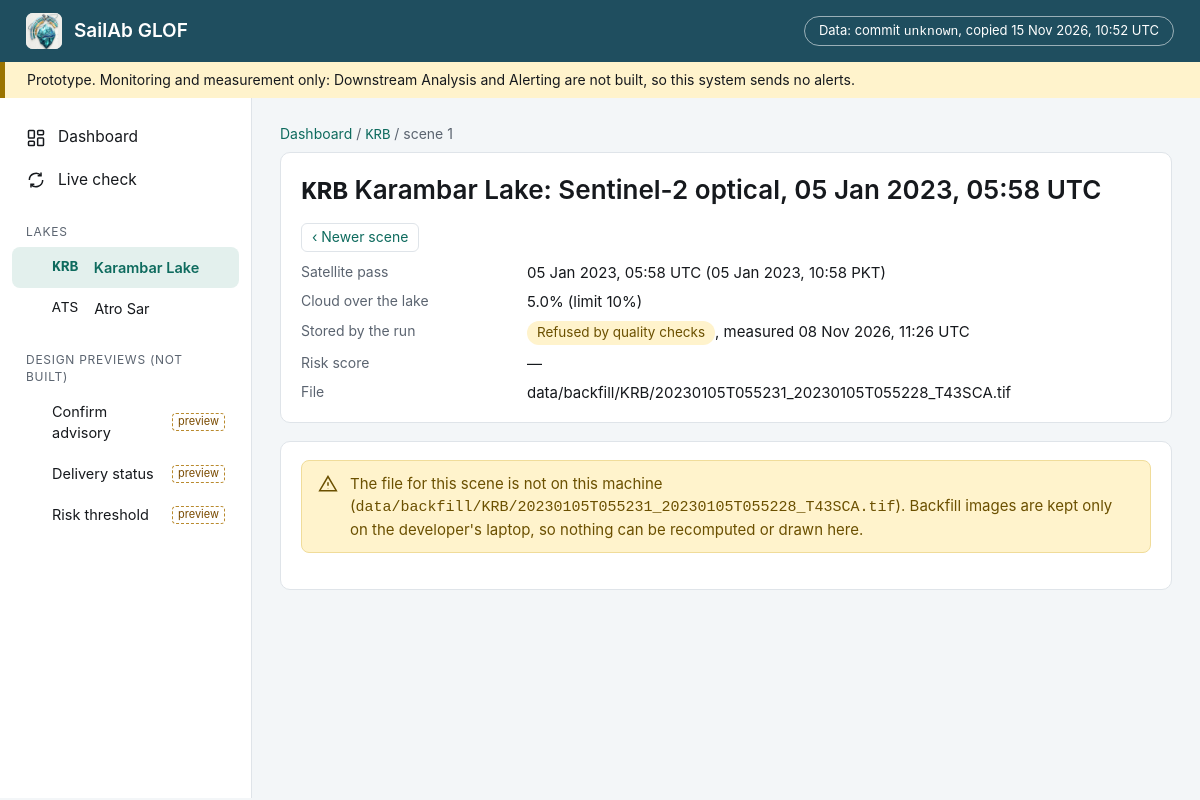
/scenes/1, run on the app's committed database.
### tables this page shows
CREATE TABLE lake (
    id INTEGER PRIMARY KEY,
    code TEXT NOT NULL UNIQUE,
    name TEXT NOT NULL,
    centre_lon REAL NOT NULL,
    centre_lat REAL NOT NULL,
    boundary_radius_m REAL NOT NULL,
    growth_distance_limit_m REAL NOT NULL DEFAULT 2500
);

CREATE TABLE scene (
    id INTEGER PRIMARY KEY,
    lake_id INTEGER NOT NULL REFERENCES lake(id),
    source TEXT NOT NULL,
    acquired_at TEXT NOT NULL,
    cloud_fraction REAL,
    file_path TEXT NOT NULL,
    downloaded_at TEXT NOT NULL
);

CREATE TABLE measurement (
    id INTEGER PRIMARY KEY,
    scene_id INTEGER NOT NULL UNIQUE REFERENCES scene(id),
    lake_id INTEGER NOT NULL REFERENCES lake(id),
    sensor TEXT NOT NULL,
    extent_ha REAL,
    status TEXT NOT NULL,
    measured_at TEXT NOT NULL
);

### webapp/main.py (the view)
    @app.get("/scenes/{scene_id}", response_class=HTMLResponse)
    def scene_page(request: Request, scene_id: int) -> HTMLResponse:
        with read_only() as conn:
            rec = scene_or_404(conn, scene_id)
        a, why_not = analysis_for(rec)
        d = {"s": rec, "a": a, "why_not": why_not, "cloud_limit": scene_view.CLOUD_LIMIT_PERCENT,
             "pictures": scene_view.PICTURES.get(rec["source"], ()),
             "agreement": scene_view.compare(rec["measurement_status"], rec["extent_ha"], a) if a else None,
             "from_live_check": scene_file(rec["file_path"]) is not None and not (repo_root / rec["file_path"]).is_file()}
        return render(request, "scene.html", rec["lake"]["code"], d)

### webapp/templates/scene.html (shortened to what this page needs)
{% extends "base.html" %}
{% from "_macros.html" import icon_warn, icon_info %}
{% set s = d.s %}{% set a = d.a %}{% set radar = s.source == "sentinel-1" %}
{% block main %}
<div class="breadcrumb"><a href="/">Dashboard</a> / <a href="/lakes/{{ s.lake.code }}"><span class="mono">{{ s.lake.code }}</span></a> / scene {{ s.scene_id }}</div>
<section class="card">
  <div class="card-head">
    <h1 style="margin:0"><span class="mono">{{ s.lake.code }}</span> {{ s.lake.name }}: {{ "Sentinel-1 radar" if radar else "Sentinel-2 optical" }}, {{ s.acquired_at | utc_time }}</h1>
    <span class="pager" style="padding:0">
      {% if s.newer_id %}<a href="/scenes/{{ s.newer_id }}">‹ Newer scene</a>{% endif %}
    </span>
  </div>
  {% set q = quality(s) %}
  <dl class="kv wide">
    <dt>Satellite pass</dt><dd>{{ s.acquired_at | utc_time }} ({{ s.acquired_at | pkt }})</dd>
    {% if not radar %}<dt>Cloud over the lake</dt><dd>{{ "%.1f%%" | format(s.cloud_fraction) if s.cloud_fraction is not none else "no valid pixels" }} (limit {{ "%.0f" | format(d.cloud_limit) }}%)</dd>{% endif %}
    <dt>Stored by the run</dt><dd><span class="chip {{ q[0] }}">{{ q[1] }}</span>{% if s.measured_at %}, measured {{ s.measured_at | utc_time }}{% endif %}</dd>
    <dt>Risk score</dt><dd>{% if radar %}not scored (radar){% elif s.risk_status == 'ok' %}<span class="mono">{{ s.deviation_score | score }}</span> (baseline {{ s.baseline_ha | ha }}){% elif s.risk_status == 'insufficient_history' %}insufficient history{% else %}—{% endif %}</dd>
    <dt>File</dt><dd class="mono" style="word-break:break-all">{{ s.file_path }}{% if d.from_live_check %} (downloaded by a live check on this laptop){% endif %}</dd>
  </dl>
</section>
{% if d.why_not == "not_downloaded" %}
<section class="card mt"><div class="banner warn">{{ icon_info() }}<div>Not downloaded: {{ "%.1f%%" | format(s.cloud_fraction) if s.cloud_fraction is not none else "no valid pixels" }} of the lake was under cloud, above the {{ "%.0f" | format(d.cloud_limit) }}% limit.
  There is no image for this pass and nothing was measured.</div></div></section>
{% elif d.why_not == "file_missing" %}
<section class="card mt"><div class="banner warn">{{ icon_warn() }}<div>The file for this scene is not on this machine (<span class="mono">{{ s.file_path }}</span>).
  Backfill images are kept only on the developer's laptop, so nothing can be recomputed or drawn here.</div></div></section>
{% elif d.why_not == "dem_missing" %}
<section class="card mt"><div class="banner warn">{{ icon_warn() }}<div>The terrain file <span class="mono">data/dem/{{ s.lake.code }}_dem.tif</span> is missing, so the radar slope mask cannot be recomputed.</div></div></section>
{% elif d.why_not %}
<section class="card mt"><div class="banner error">{{ icon_warn() }}<div>The recomputation failed. Nothing is shown in its place.<br><span class="mono">{{ d.why_not }}</span></div></div></section>
{% endif %}
{% endblock %}

### webapp/templates/base.html (shortened to what this page needs)
<!doctype html>
<html lang="en">
<head>
  <link rel="stylesheet" href="/static/style.css">
</head>
<body>
  <header class="topbar">
    <a class="brand" href="/"><img src="/static/logo_mark.png" alt="">SailAb GLOF</a>
    <a class="provenance" href="/api/provenance" title="Which published database state these pages show">
      Data: commit <span class="mono">{{ provenance.git_commit or "unknown" }}</span>, copied {{ provenance.copied_at | utc_time }}
    </a>
  </header>
  <div class="banner-top">
    Prototype. Monitoring and measurement only: Downstream Analysis and Alerting are not built, so this system sends no alerts.
  </div>
  <div class="layout">
    <nav class="sidebar">
      <a href="/" class="{{ 'active' if nav == 'dashboard' }}">
        <svg viewBox="0 0 24 24" fill="none" stroke="currentColor" stroke-width="1.8"><rect x="3" y="3" width="7" height="9" rx="1"/><rect x="14" y="3" width="7" height="5" rx="1"/><rect x="14" y="12" width="7" height="9" rx="1"/><rect x="3" y="16" width="7" height="5" rx="1"/></svg>
        Dashboard</a>
      <a href="/live" class="{{ 'active' if nav == 'live' }}">
        <svg viewBox="0 0 24 24" fill="none" stroke="currentColor" stroke-width="1.8"><path d="M4 12a8 8 0 0 1 14-5.3M20 12a8 8 0 0 1-14 5.3"/><path d="M18 3v4h-4M6 21v-4h4"/></svg>
        Live check</a>
      <div class="section">Lakes</div>
      {% for l in nav_lakes %}
      <a href="/lakes/{{ l.code }}" class="sub {{ 'active' if nav == l.code }}"><span class="mono">{{ l.code }}</span>&nbsp;{{ l.name }}</a>
      {% endfor %}
      <div class="section">Design previews (not built)</div>
      <a href="/preview/confirm-advisory" class="sub preview-link {{ 'active' if nav == 'p-confirm' }}">Confirm advisory</a>
      <a href="/preview/delivery-status" class="sub preview-link {{ 'active' if nav == 'p-delivery' }}">Delivery status</a>
      <a href="/preview/risk-threshold" class="sub preview-link {{ 'active' if nav == 'p-threshold' }}">Risk threshold</a>
    </nav>
    <main>{% block main %}{% endblock %}</main>
  </div>
</body>
</html>

### webapp/static/style.css (style rules this page uses)
:root { --header: #1f4e5f; --primary: #0e6b5e; --primary-soft: #e3f0ed; --page: #f3f6f8; --card: #ffffff; --border: #dfe4e9; --text: #16191d; --muted: #5b6470; --banner: #fff3cc; --banner-stripe: #9a7300; --info: #e8eef7; --info-text: #1d3f78; --warn: #fff3cc; --warn-text: #6b5000; --error: #fbe9e9; --error-text: #8e1b1b; --optical: #1e4e8c; --chip: #eef1f4; --mono: "IBM Plex Mono", "JetBrains Mono", ui-monospace, "SFMono-Regular", Menlo, Consolas, monospace; }
* { box-sizing: border-box; }
html, body { margin: 0; }
body { background: var(--page); color: var(--text); font: 15px/1.45 Inter, "Segoe UI", system-ui, -apple-system, Roboto, Arial, sans-serif; }
a { color: var(--primary); text-decoration: none; }
.mono { font-family: var(--mono); }
.topbar { background: var(--header); color: #fff; height: 62px; display: flex; align-items: center; padding: 0 26px; gap: 12px; }
.topbar .brand { display: flex; align-items: center; gap: 12px; color: #fff; font-weight: 600; font-size: 19px; }
.topbar .brand img { width: 36px; height: 36px; border-radius: 7px; background: #fff; }
.provenance { border: 1px solid rgba(255,255,255,.55); border-radius: 999px; padding: 4px 14px; font-size: 13px; color: #fff; }
.banner-top { background: var(--banner); border-left: 5px solid var(--banner-stripe); padding: 8px 22px; font-size: 14px; }
.layout { display: grid; grid-template-columns: 252px 1fr; min-height: calc(100vh - 100px); }
.sidebar { background: #fff; border-right: 1px solid var(--border); padding: 18px 12px; }
.sidebar a { display: flex; align-items: center; gap: 12px; padding: 10px 14px; border-radius: 8px; color: var(--text); font-size: 15.5px; }
.sidebar a.active { background: var(--primary-soft); color: var(--primary); font-weight: 600; }
.sidebar .section { margin: 22px 14px 6px; font-size: 12px; letter-spacing: .06em; color: var(--muted); text-transform: uppercase; }
.sidebar .sub { padding-left: 40px; font-size: 14.5px; }
.sidebar svg { width: 20px; height: 20px; flex: none; }
main { padding: 26px 28px 40px; min-width: 0; }
h1 { font-size: 26px; font-weight: 600; margin: 0 0 4px; }
.breadcrumb { color: var(--muted); font-size: 14px; margin-bottom: 6px; }
.card { background: var(--card); border: 1px solid var(--border); border-radius: 10px; padding: 18px 20px; }
.mt { margin-top: 18px; }
.banner { border-radius: 8px; padding: 12px 16px; display: flex; gap: 12px; align-items: flex-start; margin-bottom: 18px; font-size: 15px; }
.banner.warn { background: var(--warn); color: var(--warn-text); border: 1px solid #f0dc9a; }
.chip { display: inline-flex; align-items: center; gap: 6px; padding: 2px 10px; border-radius: 999px; font-size: 13.5px; background: var(--chip); color: var(--text); white-space: nowrap; }
.chip.warn { background: var(--warn); color: var(--warn-text); }
.card-head { display: flex; justify-content: space-between; align-items: center; gap: 12px; margin-bottom: 10px; flex-wrap: wrap; }
dl.kv { display: grid; grid-template-columns: 1fr auto; gap: 8px 16px; margin: 0; }
dl.kv.wide { grid-template-columns: 210px minmax(0, 1fr); }
dl.kv.wide dd { text-align: left; font-family: inherit; font-weight: 400; }
dl.kv dt { color: var(--muted); font-size: 14px; }
dl.kv dd { margin: 0; font-weight: 600; text-align: right; font-family: var(--mono); }
.pager { display: flex; gap: 8px; justify-content: flex-end; padding: 12px 16px; align-items: center; font-size: 14px; color: var(--muted); }
.pager a { border: 1px solid var(--border); border-radius: 6px; padding: 3px 10px; background: #fff; }
.preview-link::after { content: "preview"; margin-left: auto; font-size: 11px; color: #7a4b00; border: 1px dashed #b98a2e; border-radius: 4px; padding: 0 5px; }

### data on the page
lake: code "KRB", name "Karambar Lake", lake.code "KRB", lake.name "Karambar Lake"
lake: code "ATS", name "Atro Sar"
scene: scene_id "1", acquired_at|utc_time "05 Jan 2023, 05:58 UTC", acquired_at|pkt "05 Jan 2023, 10:58 PKT", cloud_fraction "5.0%", file_path "data/backfill/KRB/20230105T055231_20230105T055228_T43SCA.tif"
measurement: measured_at|utc_time "08 Nov 2026, 11:26 UTC"

### other printed values
{{ provenance.git_commit or "unknown" }} "unknown"
{{ provenance.copied_at | utc_time }} "15 Nov 2026, 10:52 UTC"
{{ "Sentinel-1 radar" if radar else "Sentinel-2 optical" }} "Sentinel-2 optical"
{{ "%.0f" | format(d.cloud_limit) }} "10"
{{ q[1] }} "Refused by quality checks"
